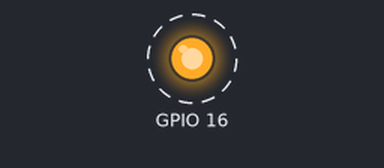
The program below on a simulated Raspberry Pi (BCM pin numbers). Shown: output pins drawn as LEDs (lit = HIGH). Dashed ring = blinking.

Above: at 0.2 s.
Timing chart, 0 to 3.0 s (numbered marks = the images above):
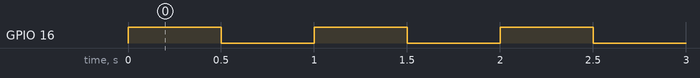

Measured:
- by itself, GPIO 16: alternates HIGH for 0.50 s and LOW for 0.50 s

The program:

blink.py
```python
#!/usr/bin/env python
#Autor:Vitor Mazuco
#Contato:contato@vmzsolutions.com.br

import RPi.GPIO as GPIO
import time

GPIO.setmode(GPIO.BCM)
GPIO.setup(16, GPIO.OUT)

while (True):
	GPIO.output(16, True)
	time.sleep(0.5)
	GPIO.output(16, False)
	time.sleep(0.5)
```
